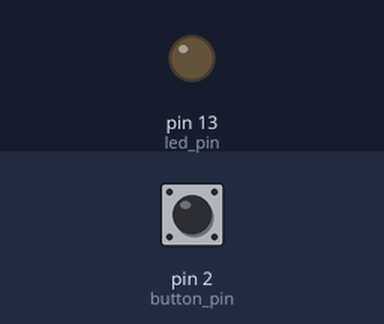
A sketch run on a simulated Arduino Uno, built with avr-gcc and run on an emulated ATmega328P. Shown: output pins drawn as LEDs (lit = HIGH). Inputs (shaded band) come from the test bench; at power-on: pin 2 (button_pin) LOW. What the sketch prints to the serial monitor is not drawn.

Above: at 4.2 s.
4.3 s: pin 2 (button_pin) pulled HIGH for 1 s
At 11.8 s:
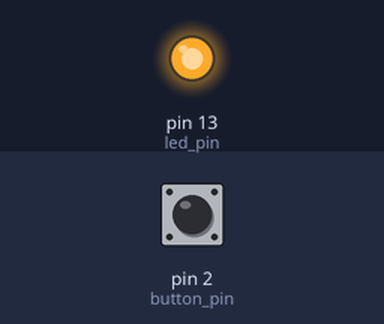
15.3 s: pin 2 (button_pin) pulled HIGH for 0.15 s
At 15.6 s:
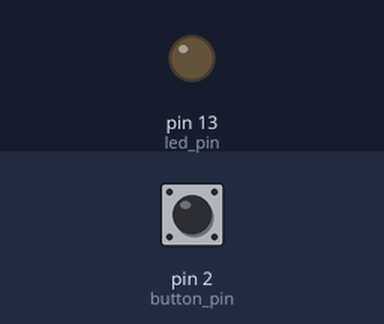
Timing chart, 0 to 22.0 s (numbered marks = the images above; inputs shaded):
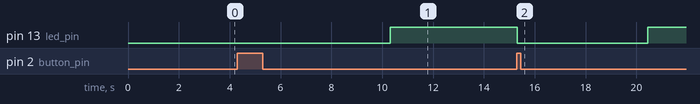

The sketch:

millis-keeping-track-of-button-presses.ino
```cpp
/*
  Programmed in the fall of 2017 by Nathan Villicana-Shaw
*/
const int button_pin = 2;
const int led_pin = 13;
boolean button_state = false;

unsigned long last_button_press = 0; // unsigned long should be used for keeping track of millis() output


void setup() {
  Serial.begin(57600); // Starts the serial communication
  pinMode(button_pin, INPUT);
  pinMode(led_pin, OUTPUT);
}


void loop() {
  unsigned long now = millis();

  button_state = digitalRead(button_pin); // actually read the button
  // if the button is pressed keep track of what "time" it is
  if (button_state == true) {
    last_button_press = now;
  }
  // by subtracting the time we last pressed the button from our current time
  // we get how much time has passed since the last button press
  unsigned long how_long_ago = now - last_button_press;

  Serial.print(how_long_ago/1000.0);
  Serial.println(" seconds since the button was pressed");

  // now turn on the onboard LED if more than 5 seconds pass between presses
  if (how_long_ago > 5000) {
     digitalWrite(led_pin, HIGH);
  } else {
     digitalWrite(led_pin, LOW);
  }
}
```

Measured:
- after the input at 4.3 s, pin 13 (led_pin): LOW → HIGH after 6.0 s instead of 0.71 s
- after the input at 15.3 s, pin 13 (led_pin): HIGH → LOW at once, → HIGH 5.1 s later
